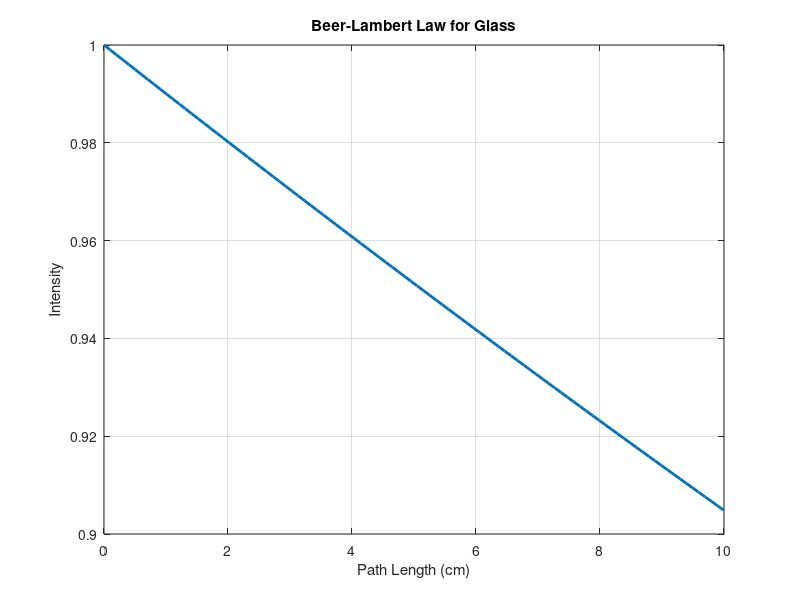
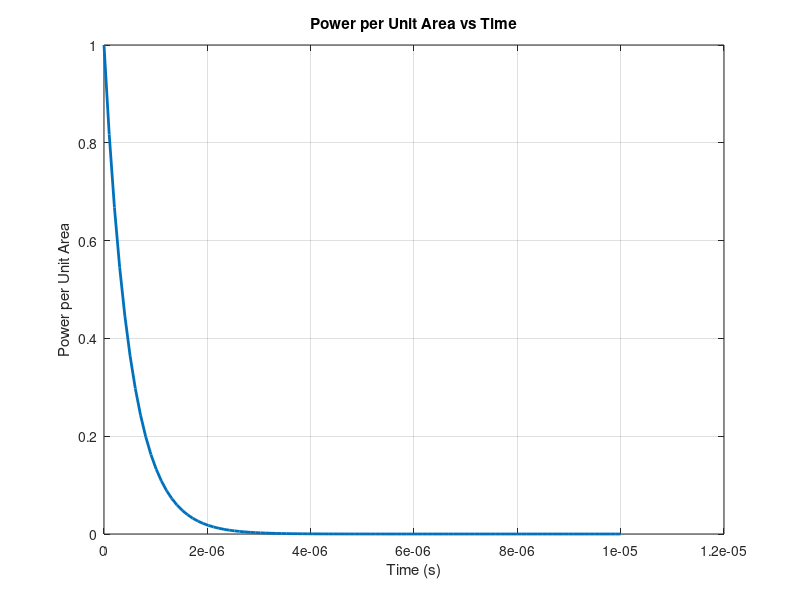
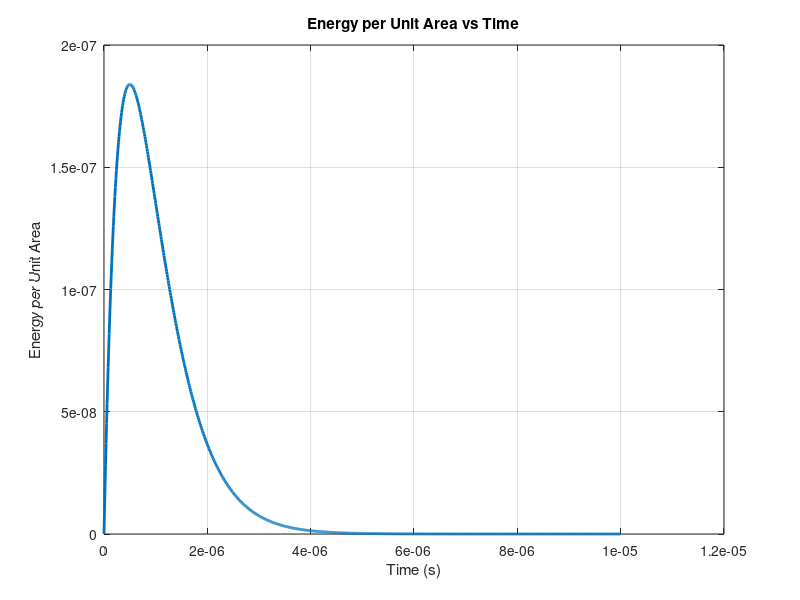
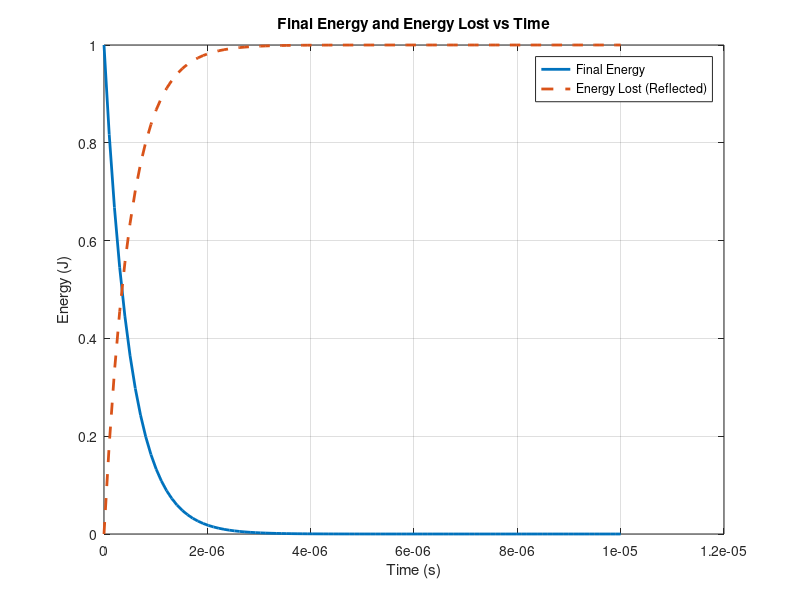

MATLAB code for these plots, in order:
% Define parameters
mu = 0.01;  % Absorption coefficient (cm^-1)
x_values = linspace(0, 10, 100);  % Path length (cm)
I_0 = 1;  % Initial intensity (normalized)

% Calculate final intensity using Beer-Lambert law
I = I_0 * exp(-mu * x_values);

% Plot the graph
figure;
plot(x_values, I, 'LineWidth', 2);
title('Beer-Lambert Law for Glass');
xlabel('Path Length (cm)');
ylabel('Intensity');
grid on;
%% 
% Define parameters
I_0 = 1;    % Initial intensity
mu = 0.01;  % Absorption coefficient
c = 3e8;    % Speed of light (m/s)
n = 1.5;    % Refractive index
t = linspace(0, 10e-6, 100);  % Time (s)

% Calculate power per unit area
P_over_A = I_0 * exp(-mu * c / n * t);

% Plot the graph
figure;
plot(t, P_over_A, 'LineWidth', 2);
title('Power per Unit Area vs Time');
xlabel('Time (s)');
ylabel('Power per Unit Area');
grid on;

%%

% Define parameters
I_0 = 1;    % Initial intensity
mu = 0.01;  % Absorption coefficient
c = 3e8;    % Speed of light (m/s)
n = 1.5;    % Refractive index
t = linspace(0, 10e-6, 1000);  % Time (s)

% Calculate energy per unit area
E_over_A = I_0 * exp(-mu * c / n * t) .* t;


% Plot the graph
figure;
plot(t, E_over_A, 'LineWidth', 2);
title('Energy per Unit Area vs Time');
xlabel('Time (s)');
ylabel('Energy per Unit Area');
grid on;

%%

% Define parameters
E_0 = 1;    % Initial energy
mu = 0.01;  % Absorption coefficient
c = 3e8;    % Speed of light (m/s)
n = 1.5;    % Refractive index
t = linspace(0, 10e-6, 100);  % Time (s)

% Calculate final energy
E = E_0 * exp(-mu * c / n * t);

% Calculate energy lost (or reflected)
E_lost = E_0 - E;

% Plot the graph
figure;
plot(t, E, 'LineWidth', 2, 'DisplayName', 'Final Energy');
hold on;
plot(t, E_lost, '--', 'LineWidth', 2, 'DisplayName', 'Energy Lost (Reflected)');
title('Final Energy and Energy Lost vs Time');
xlabel('Time (s)');
ylabel('Energy (J)');
grid on;
legend('show');
hold off;

%%


% Define parameters
E_0 = 1;    % Initial energy
mu = 0.01;  % Absorption coefficient
c = 3e8;    % Speed of light (m/s)
n = 1.5;    % Refractive index
z = 2;      % Constant parameter
t = linspace(0, 10e-5, 100);  % Time (s)

% Calculate final energy
E = E_0 * (1/z) * (1 - exp(-mu * c / n * t));

% Plot the graph
figure;
plot(t, E, 'LineWidth', 2);
title('Final Energy vs Time');
xlabel('Time (s)');
ylabel('Final Energy');
grid on;

%%
% Define parameters
E0 = 1; % Initial energy
mu = 0.1; % Constant
c = 3e8; % Speed of light
n = 1.5; % Refractive index
f = 4; % Frequency
ft = 10; % Upper limit of summation

% Define the function
z = linspace(0, ft, 1000); % Values of z from 0 to ft
E = E0 * sum(exp(-mu * (c/n) * z / f));

% Plot the function
plot(z, E);
xlabel('z');
ylabel('E');
title('Plot of E(z)');

%%
% Define constants
n1 = 1;         % Refractive index of medium 1 (incident medium)
n2 = 1.5;       % Refractive index of medium 2 (transmitted medium)

% Define range of angles of incidence (in degrees)
theta_i_deg = linspace(0, 90, 100); % Range of angles from 0 to 90 degrees

% Convert angles to radians
theta_i_rad = deg2rad(theta_i_deg);

% Calculate reflection coefficient (Fresnel equation for perpendicular polarization)
R_perpendicular = ((n1*cos(theta_i_rad) - n2*sqrt(1 - (n1/n2*sin(theta_i_rad)).^2)) ./ ...
                  (n1*cos(theta_i_rad) + n2*sqrt(1 - (n1/n2*sin(theta_i_rad)).^2))).^2;

% Plot
plot(theta_i_deg, R_perpendicular, 'LineWidth', 2);
xlabel('Angle of Incidence (degrees)');
ylabel('Coefficient of Reflection (R)');
title('Coefficient of Reflection vs. Angle of Incidence (n = 1.5)');
grid on;

%%


% Define parameters
I_0 = 1;    % Initial intensity
mu = 0.01;  % Absorption coefficient
c = 3e8;    % Speed of light (m/s)
n = 1.5;    % Refractive index
t = linspace(0, 10e-7, 100);  % Time (s)

% Calculate energy per unit area
E_over_A = I_0 * exp(-mu * c / n * t) .* t;

% Calculate energy per unit area lost
E_lost_over_A = I_0 * t - E_over_A;

% Plot the graph
figure;
plot(t, E_over_A, 'LineWidth', 2, 'DisplayName', 'Energy per Unit Area');
hold on;
plot(t, E_lost_over_A, '--', 'LineWidth', 2, 'DisplayName', 'Energy per Unit Area Lost');
title('Energy per Unit Area vs Time');
xlabel('Time (s)');
ylabel('Energy per Unit Area');
%xline()
grid on;
legend('show');
hold off;

